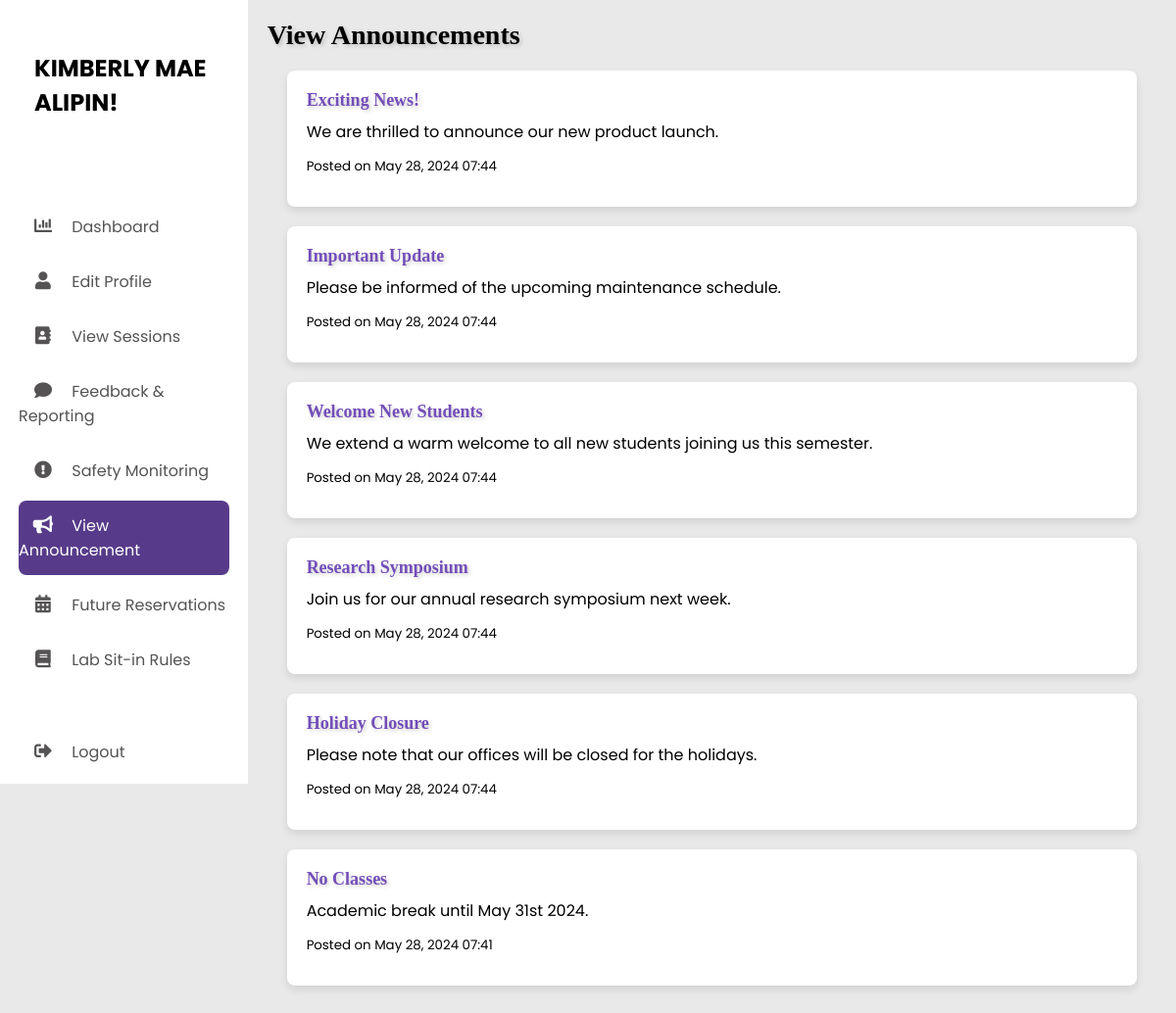
/s_announcements.php (signed in), run on the app's committed database.
### tables this page shows
CREATE TABLE `announcements` (
  `a_id` int(11) NOT NULL,
  `a_title` text NOT NULL,
  `a_message` text NOT NULL,
  `a_date` datetime NOT NULL DEFAULT current_timestamp()
);

### s_announcements.php (the view, shortened to what this page needs)
<?php
include("database.php");
if(isset($_SESSION['user_id'])) {
    $user_name = $_SESSION['user_name'];
} else {
    header("Location: index.php");
    exit;
}
?>
<!DOCTYPE html>
<html lang="en">
<head>
  <link rel="stylesheet" href="style/style.css"/>
  <link rel="stylesheet" href="https://cdnjs.cloudflare.com/ajax/libs/font-awesome/5.15.4/css/all.min.css" />
  <link rel="stylesheet" href="https://cdnjs.cloudflare.com/ajax/libs/font-awesome/5.15.4/css/all.min.css" />
</head>
<body onload="showContent('dashboard')">
    <div class="container">
        <nav>
            <div class="navbar">
                <div class="logo">
                    <h1><?php echo $user_name ?? 'undefined'; ?>!</h1>
                </div>
                <ul class="nav-class">
                    <li class="inactive-tab">
                        <a href="s_dashboard.php">
                            <i class="fas fa-chart-bar"></i>
                            <span class="nav-item">Dashboard</span>
                        </a>
                    </li>
                    <li class="inactive-tab">
                        <a href="s_edit_profile.php">
                            <i class="fas fa-user "></i>
                            <span class="nav-item">Edit Profile</span>
                        </a>
                    </li>
                    <li class="inactive-tab">
                        <a href="s_view_sessions.php" >
                            <i class="fas fa-address-book"></i>
                            <span class="nav-item">View Sessions</span>
                        </a>
                    </li>
                    <li class="inactive-tab">
                        <a href="s_feedback.php">
                        <i class="fas fa-comment"></i>
                            <span class="nav-item">Feedback & Reporting</span>
                        </a>
                    </li>
                    <li class="inactive-tab">
                        <a href="s_monitoring.php">
                            <i class="fas fa-exclamation-circle"></i>
                            <span class="nav-item">Safety Monitoring</span>
                        </a>
                    </li>
                    <li class="current-tab">
                        <a href="s_announcements.php">
                            <i class="fas fa-bullhorn"></i>
                            <span class="nav-item">View Announcement</span>
                        </a>
                    </li>
                    <li class="inactive-tab">
                        <a href="s_reserve.php">
                            <i class="fas fa-calendar-alt"></i>
                            <span class="nav-item">Future Reservations</span>
                        </a>
                    </li>
                    <li class="inactive-tab">
                        <a href="s_lab_rules.php">
                            <i class="fas fa-book"></i>
                            <span class="nav-item">Lab Sit-in Rules</span>
                        </a>
                    </li>
                    <li>
                        <a href="index.php" class="logout">
                            <i class="fas fa-sign-out-alt"></i>
                            <span class="nav-item">Logout</span>
                        </a>
                    </li>
                </ul>
            </div>
        </nav>
        <section class="main">
            <div class="main-body">
                <h3 style="font-size: 28px; font-weight: bold; text-align: left;">View Announcements</h3>
                <?php
                $sql = "SELECT * FROM announcements ORDER BY a_date DESC";
                $result = $conn->query($sql);
                if ($result->num_rows > 0) {
                    while ($row = $result->fetch_assoc()) {
                        $title = htmlspecialchars($row['a_title']);
                        $message = htmlspecialchars($row['a_message']);
                        $date = date('M j, Y H:i', strtotime($row['a_date']));
                        echo '<div class="announcement-card" style="margin:20px; background-color:#fff;">';
                        echo '<h3>' . $title . '</h3>';
                        echo '<p>' . $message . '</p>';
                        echo '<p><small>Posted on ' . $date . '</small></p>';
                        echo '</div>';
                    }
                } else {
                    echo '<p>No announcements found.</p>';
                }
                ?>
            </div>
        </section>
    </div>
</body>
</html>

### style/style.css (style rules this page uses)
* { margin: 0; padding: 0; outline: none; border: none; text-decoration: none; list-style: none; box-sizing: border-box; font-family: "Poppins", sans-serif; }
body { background: rgb(233, 233, 233); }
.container { display: flex; width: 100%; margin: auto; }
nav { position: sticky; top: 0; left: 0; bottom: 0; width: 320px; height: 100vh; background: #fff; }
.navbar { width: 85%; margin: 0 auto; }
.logo { margin: 2rem 0 1rem 0; padding-bottom: 3rem; display: flex; align-items: center; }
.logo h1 { margin-left: 1rem; text-transform: uppercase; }
ul { margin: 0 auto; }
li { padding-bottom: 2rem; }
li a { font-size: 16px; color: rgb(85, 83, 83); }
nav i { width: 50px; font-size: 18px; text-align: center; }
.logout { position: absolute; bottom: 20px; }
.main { width: 100%; }
.main-body { padding: 20px 20px 20px 20px; }
h1 { margin: 20px 10px; }
a { text-decoration: none; color: #333; font-weight: normal; transition: font-weight 0.1s ease; display: inline-block; }
.db-div0 h1, h2, h3 { font-family: Cambria, Cochin, Georgia, Times, 'Times New Roman', serif; color:#000; margin: auto; text-shadow: 2px 2px 4px rgba(0, 0, 0, 0.2); }
.nav-class li { padding: 13px 0; margin-bottom: 5px; border-radius: 8px; }
.current-tab { background-color: #573b8a; display: flex; margin: 0 auto; }
.current-tab i, .current-tab span { color: #fff; }
.inactive-tab { transition: background-color 0.3s; }
.announcement-card { background-color: #f0f0f0; padding: 20px; border-radius: 8px; box-shadow: 0 4px 8px rgba(0, 0, 0, 0.1); position: relative; }
.announcement-card h3 { margin-top: 0; font-size: 18px; color: #734db9; }
.announcement-card p { margin: 10px 0; line-height: 1.5; }

### data on the page
announcements: a_title "Exciting News!", a_message "We are thrilled to announce our new product launch.", a_date "May 28, 2024 07:44"
announcements: a_title "Important Update", a_message "Please be informed of the upcoming maintenance schedule.", a_date "May 28, 2024 07:44"
announcements: a_title "Welcome New Students", a_message "We extend a warm welcome to all new students joining us this semester.", a_date "May 28, 2024 07:44"
announcements: a_title "Research Symposium", a_message "Join us for our annual research symposium next week.", a_date "May 28, 2024 07:44"
announcements: a_title "Holiday Closure", a_message "Please note that our offices will be closed for the holidays.", a_date "May 28, 2024 07:44"
announcements: a_title "No Classes", a_message "Academic break until May 31st 2024.", a_date "May 28, 2024 07:41"

### other printed values
$user_name "KIMBERLY MAE ALIPIN"
